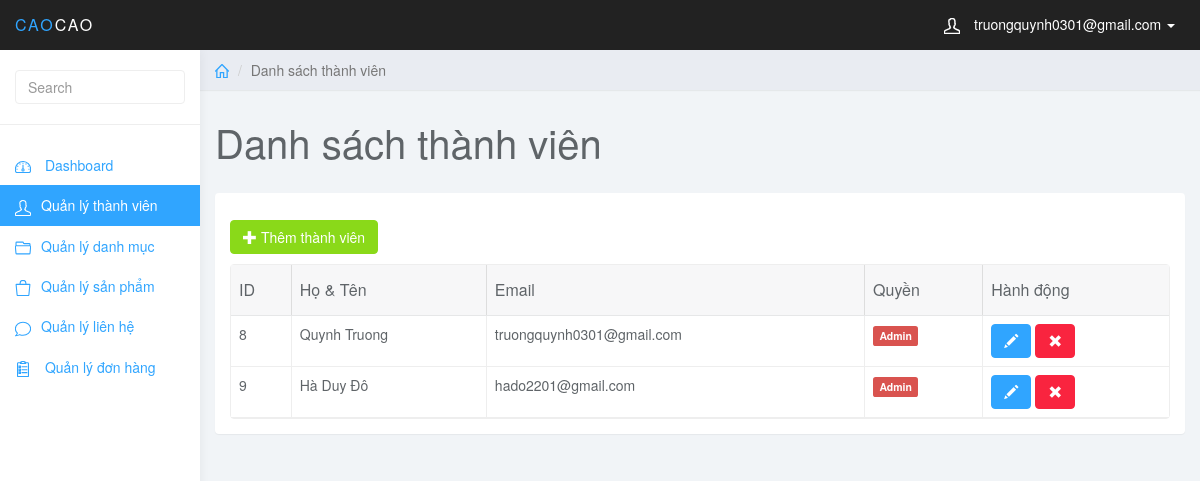
Screenshot of /admin/index.php?page_layout=user (signed in) with the database file from the repository.
### tables this page shows
CREATE TABLE `user` (
  `user_id` int(11) NOT NULL,
  `user_full` varchar(255) NOT NULL,
  `user_mail` varchar(255) NOT NULL,
  `user_pass` varchar(255) NOT NULL,
  `user_level` int(1) NOT NULL
);

### admin/user.php (the view, shortened to what this page needs)
<div class="col-sm-9 col-sm-offset-3 col-lg-10 col-lg-offset-2 main">
    <div class="row">
        <ol class="breadcrumb">
            <li><a href="#"><svg class="glyph stroked home">
                        <use xlink:href="#stroked-home"></use>
                    </svg></a></li>
            <li class="active">Danh sách thành viên</li>
        </ol>
    </div>
    <div class="row">
        <div class="col-lg-12">
            <h1 class="page-header">Danh sách thành viên</h1>
        </div>
    </div>
    <div id="toolbar" class="btn-group">
        <a href="index.php?page_layout=add_user" class="btn btn-success">
            <i class="glyphicon glyphicon-plus"></i> Thêm thành viên
        </a>
    </div>
    <div class="row">
        <div class="col-lg-12">
            <div class="panel panel-default">
                <div class="panel-body">
                    <table data-toolbar="#toolbar" data-toggle="table">
                        <thead>
                            <tr>
                                <th data-field="id" data-sortable="true">ID</th>
                                <th data-field="name" data-sortable="true">Họ & Tên</th>
                                <th data-field="price" data-sortable="true">Email</th>
                                <th>Quyền</th>
                                <th>Hành động</th>
                            </tr>
                        </thead>
                        <tbody>
                            <?php
                            $sql = "SELECT * FROM user ORDER BY user_id ASC";
                            $query = mysqli_query($conn, $sql);
                            while ($row = mysqli_fetch_array($query)) {
                            ?>
                                <tr>
                                    <td style=""><?php echo $row['user_id']; ?></td>
                                    <td style=""><?php echo $row['user_full']; ?></td>
                                    <td style=""><?php echo $row['user_mail']; ?></td>
                                    <td><?php if ($row['user_level'] == 1) {
                                            echo '<span class="label label-danger">Admin</span>';
                                        } else {
                                            echo '<span class="label label-success">Member</span>';
                                        }
                                        ?>
                                    </td>
                                    <td class="form-group">
                                        <a href="index.php?page_layout=edit_user&user_id=<?php echo $row['user_id'] ?>" class="btn btn-primary"><i class="glyphicon glyphicon-pencil"></i></a>
                                        <a data-href="#" data-toggle="modal" data-target="#confirm-delete" class="btn btn-danger"><i class="glyphicon glyphicon-remove"></i></a>
                                    </td>
                                </tr>
                            <?php } ?>
                        </tbody>
                    </table>
                </div>
            </div>
        </div>
    </div>
</div>

### admin/css/styles.css (style rules this page uses)
body { background: #f1f4f7; padding-top: 50px; color: #5f6468; }
a, a:hover, a:focus { color: #30a5ff; }
h1, h2, h3, h4, h5, h6 { color: #5f6468; }
h1 { font-weight: 300; font-size: 40px; }
.btn-primary, .btn-primary:hover, .btn-primary:focus, .btn-primary:active, .btn-primary.active, .open > .dropdown-toggle.btn-primary, .btn-primary.disabled, .btn-primary[disabled], fieldset[disabled] .btn-primary, .btn-primary.disabled:hover, .btn-primary[disabled]:hover, fieldset[disabled] .btn-primary:hover, .btn-primary.disabled:focus, .btn-primary[disabled]:focus, fieldset[disabled] .btn-primary:focus, .btn-primary.disabled:active, .btn-primary[disabled]:active, fieldset[disabled] .btn-primary:active, .btn-primary.disabled.active, .btn-primary[disabled].active, fieldset[disabled] .btn-primary.active { background-color: #30a5ff; border-color: #30a5ff; }
.btn-success, .btn-success:hover, .btn-success:focus, .btn-success:active, .btn-success.active, .open > .dropdown-toggle.btn-success, .btn-success.disabled, .btn-success[disabled], fieldset[disabled] .btn-success, .btn-success.disabled:hover, .btn-success[disabled]:hover, fieldset[disabled] .btn-success:hover, .btn-success.disabled:focus, .btn-success[disabled]:focus, fieldset[disabled] .btn-success:focus, .btn-success.disabled:active, .btn-success[disabled]:active, fieldset[disabled] .btn-success:active, .btn-success.disabled.active, .btn-success[disabled].active, fieldset[disabled] .btn-success.active { background-color: #8ad919; border-color: #8ad919; }
.btn-danger, .btn-danger:hover, .btn-danger:focus, .btn-danger:active, .btn-danger.active, .open > .dropdown-toggle.btn-danger, .btn-danger.disabled, .btn-danger[disabled], fieldset[disabled] .btn-danger, .btn-danger.disabled:hover, .btn-danger[disabled]:hover, fieldset[disabled] .btn-danger:hover, .btn-danger.disabled:focus, .btn-danger[disabled]:focus, fieldset[disabled] .btn-danger:focus, .btn-danger.disabled:active, .btn-danger[disabled]:active, fieldset[disabled] .btn-danger:active, .btn-danger.disabled.active, .btn-danger[disabled].active, fieldset[disabled] .btn-danger.active { background-color: #f9243f; border-color: #f9243f; }
.panel { border: 0; }
.breadcrumb { border-radius: 0; padding: 10px 15px; background: #e9ecf2; box-shadow: 0 1px 1px rgba(0, 0, 0, .05); margin: 0 ; }
h1.page-header { margin-top: 30px; border-bottom: 0; }
.table { background: #fff; }
.breadcrumb .glyph { height: 14px; width: 14px; margin: -2px 0 0 0; stroke-width: 4px; }

### rows the page displays
user: user_id "8", user_full "Quynh Truong", user_mail "truongquynh0301@gmail.com", user_level "Admin"
user: user_id "9", user_full "Hà Duy Đô", user_mail "hado2201@gmail.com", user_level "Admin"

### other values shown
$_SESSION["mail"] "truongquynh0301@gmail.com"
